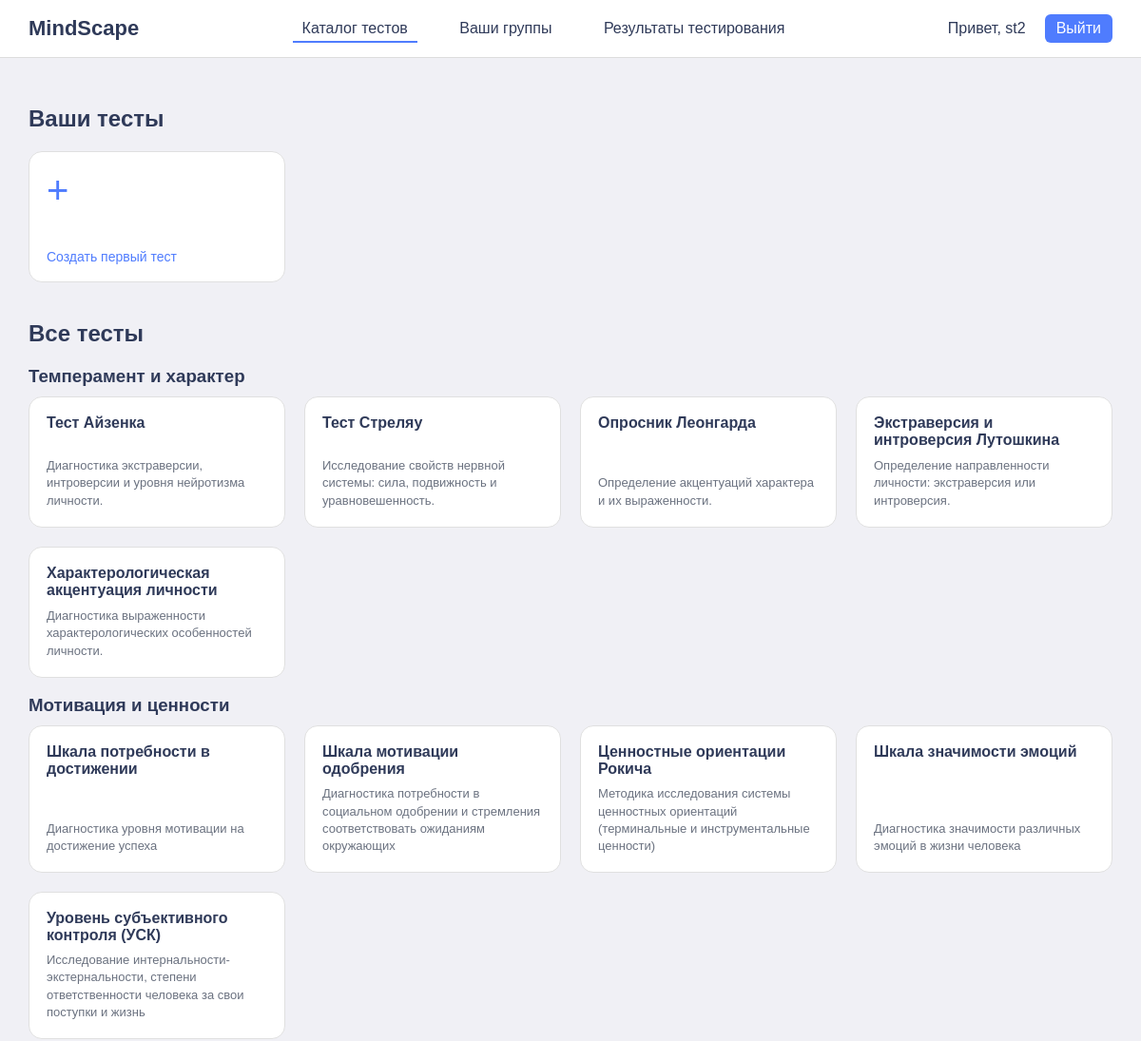
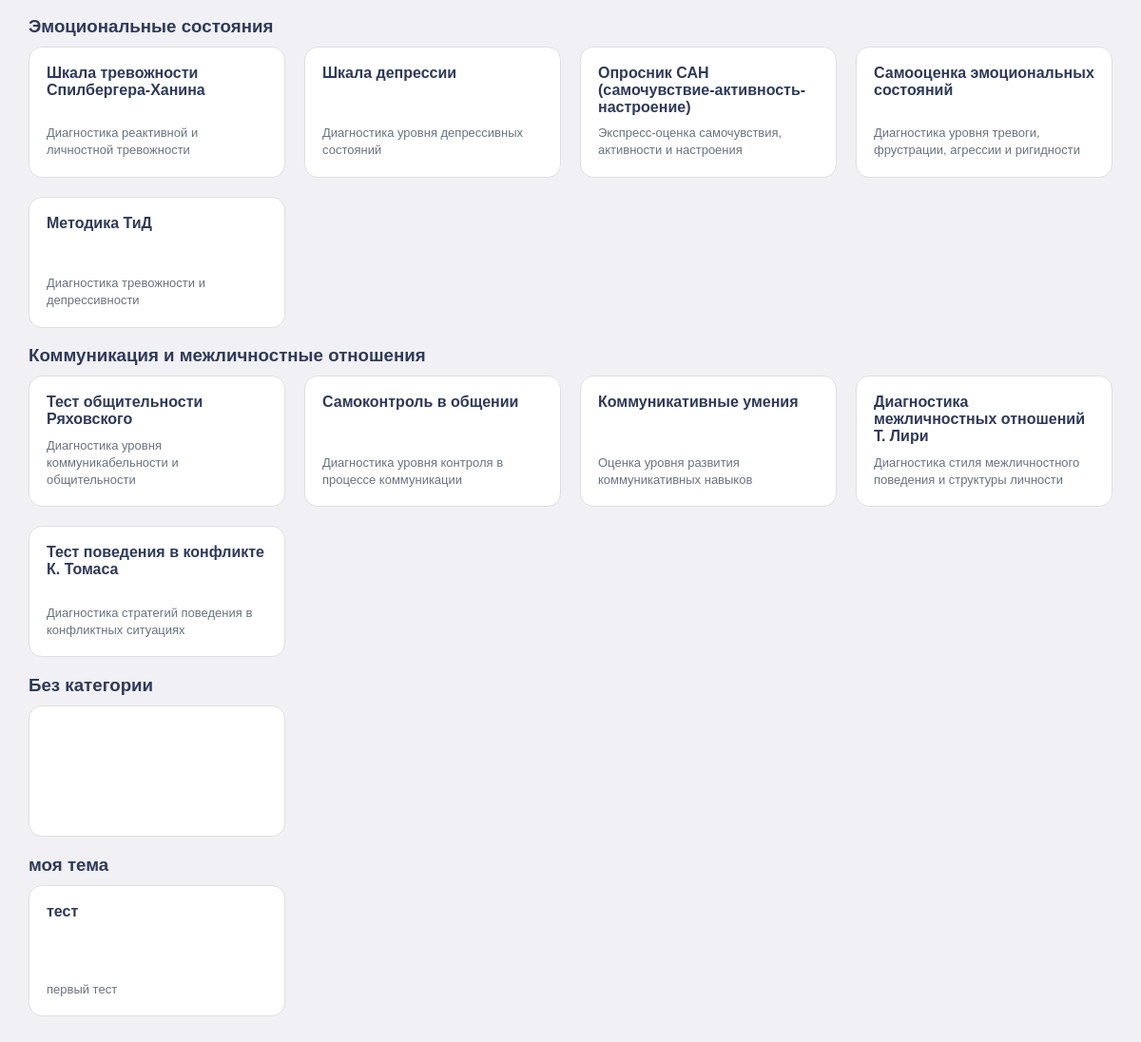
The app's page /teacher/teach (signed in) with its own data (2 pictures, top to bottom).
### tables this page shows
CREATE TABLE "tests" (
	"id"	INTEGER,
	"topic"	TEXT NOT NULL,
	"title"	TEXT NOT NULL,
	"is_active"	INTEGER DEFAULT 1,
	"description"	TEXT, visualization_type TEXT, author_id INTEGER, instruction TEXT,
	PRIMARY KEY("id" AUTOINCREMENT)
);

### app.py (the view)
@app.route('/teacher/teach')
def teach():
    if 'user_id' not in session:
        return redirect('/auth')
    conn = sqlite3.connect('database.db')
    conn.row_factory = sqlite3.Row
    cursor = conn.cursor()
    user_id = session['user_id']
    cursor.execute("""
        SELECT id, title, description, topic
        FROM tests
        WHERE author_id = ?
        AND is_active = 1
    """, (user_id,))
    teacher_tests = cursor.fetchall()
    cursor.execute("""
        SELECT id, title, description, topic
        FROM tests
        WHERE is_active = 1
    """)
    all_tests_raw = cursor.fetchall()
    conn.close()
    all_tests = {}
    for test in all_tests_raw:
        topic = test['topic'] or "Без категории"
        if topic not in all_tests:
            all_tests[topic] = []
        all_tests[topic].append(test)
    return render_template(
        "teacher/teach.html",
        username=session['username'],
        teacher_tests=teacher_tests,
        tests=all_tests
    )

### templates/teacher/teach.html (shortened to what this page needs)
<!DOCTYPE html>
<html lang="ru">
<head>
    <link rel="stylesheet" href="{{ url_for('static', filename='style/main.css') }}">
</head>
<body>
<header class="header">
    <div class="logo">MindScape</div>
    <nav class="nav">
        <a href="/teacher/teach" class="active">Каталог тестов</a>
        <a href="/teacher/groups">Ваши группы</a>
        <a href="/teacher/group_results">Результаты тестирования</a>
    </nav>
    <div class="user-panel">
        <span class="username">Привет, {{ username }}</span>
        <a href="/logout" class="logout">Выйти</a>
    </div>
</header>
<main>
    <h2>Ваши тесты</h2>
    <div class="tests">
    {% if teacher_tests %}
        <a href="/teacher/create_test_page" class="test-card create-card">
            <div class="plus">+</div>
            <div class="create-text">Создать тест</div>
        </a>
        {% for test in teacher_tests %}
            <!-- <a href="/test/{{ test.id }}" class="test-card">
                <div class="test-title">{{ test.title }}</div>
                <div class="test-topic">{{ test.topic }}</div>
                <div class="test-desc">{{ test.description }}</div>
            </a> -->
            <div class="test-card">
                <a href="/test/{{ test.id }}" class="test-link"></a>
                <div class="test-title">{{ test.title }}</div>
                <div class="test-topic">{{ test.topic }}</div>
                <div class="test-desc">{{ test.description }}</div>
                <div class="test-actions">
                    <a href="/teacher/edit_test/{{ test.id }}" class="btn edit-btn">✏️</a>
                    <a href="/teacher/delete_test/{{ test.id }}" class="btn delete-btn">🗑</a>
                </div>
            </div>
        {% endfor %}
    {% else %}
        <a href="/teacher/create_test_page" class="test-card create-card">
            <div class="plus">+</div>
            <div class="create-text">Создать первый тест</div>
        </a>
    {% endif %}
    </div>
    <h2 style="margin-top: 40px;">Все тесты</h2>
    {% for topic, test_list in tests.items() %}
        <div class="category">
            <h3>{{ topic }}</h3>
            <div class="tests">
                {% for test in test_list %}
                    <a href="/test/{{ test.id }}" class="test-card">
                        <div class="test-title">{{ test.title }}</div>
                        <div class="test-desc">{{ test.description }}</div>
                    </a>
                {% endfor %}
            </div>
        </div>
    {% endfor %}
</main>
</body>
</html>

### static/style/main.css (style rules this page uses)
body { font-family: Arial, sans-serif; margin: 0; background: #F0F0F5; color: #2F3A59; }
.header { background: white; display: flex; justify-content: space-between; align-items: center; padding: 15px 30px; border-bottom: 1px solid #ddd; }
.logo { font-size: 22px; font-weight: bold; }
.nav a { margin: 0 15px; text-decoration: none; color: #2F3A59; padding: 5px 10px; border-bottom: 2px solid transparent; transition: border-color 0.2s; }
.nav a.active { border-bottom: 2px solid #4F7CFE; }
.user-panel { display: flex; align-items: center; gap: 10px; }
.user-panel button, .logout { background: #4F7CFE; color: white; border: none; padding: 6px 12px; border-radius: 6px; cursor: pointer; text-decoration: none; }
.username { margin-right: 10px; }
main { padding: 30px; }
.category h3 { margin-bottom: 10px; }
.tests { display: grid; grid-template-columns: repeat(4, 1fr); gap: 20px; }
.test-card { background: white; border: 1px solid #e0e0e0; padding: 18px; border-radius: 14px; text-decoration: none; color: #2F3A59; display: flex; flex-direction: column; justify-content: space-between; min-height: 100px; transition: all 0.2s ease; }
.test-title { font-weight: bold; font-size: 16px; margin-bottom: 8px; }
.test-desc { font-size: 13px; color: #6b7280; line-height: 1.4; }
.plus { font-size: 40px; color: #4F7CFE; margin-bottom: 5px; }
.create-text { font-size: 14px; color: #4F7CFE; }
.create-card { min-height: 100px; }

### records on screen
tests: topic "Темперамент и характер", title "Тест Айзенка", description "Диагностика экстраверсии, интроверсии и уровня нейротизма личности."
tests: title "Тест Стреляу", description "Исследование свойств нервной системы: сила, подвижность и уравновешенность."
tests: title "Опросник Леонгарда", description "Определение акцентуаций характера и их выраженности."
tests: title "Экстраверсия и интроверсия Лутошкина", description "Определение направленности личности: экстраверсия или интроверсия."
tests: title "Характерологическая акцентуация личности", description "Диагностика выраженности характерологических особенностей личности."
tests: topic "Мотивация и ценности", title "Шкала потребности в достижении", description "Диагностика уровня мотивации на достижение успеха"
tests: title "Шкала мотивации одобрения", description "Диагностика потребности в социальном одобрении и стремления соответствовать ожиданиям окружающих"
tests: title "Ценностные ориентации Рокича", description "Методика исследования системы ценностных ориентаций (терминальные и инструментальные ценности)"
tests: title "Шкала значимости эмоций", description "Диагностика значимости различных эмоций в жизни человека"
tests: title "Уровень субъективного контроля (УСК)", description "Исследование интернальности-экстернальности, степени ответственности человека за свои поступки и жизнь"
tests: topic "Эмоциональные состояния", title "Шкала тревожности Спилбергера-Ханина", description "Диагностика реактивной и личностной тревожности"
tests: title "Шкала депрессии", description "Диагностика уровня депрессивных состояний"
tests: title "Опросник САН (самочувствие-активность-настроение)", description "Экспресс-оценка самочувствия, активности и настроения"
tests: title "Самооценка эмоциональных состояний", description "Диагностика уровня тревоги, фрустрации, агрессии и ригидности"
tests: title "Методика ТиД", description "Диагностика тревожности и депрессивности"
tests: topic "Коммуникация и межличностные отношения", title "Тест общительности Ряховского", description "Диагностика уровня коммуникабельности и общительности"
tests: title "Самоконтроль в общении", description "Диагностика уровня контроля в процессе коммуникации"
tests: title "Коммуникативные умения", description "Оценка уровня развития коммуникативных навыков"
tests: title "Диагностика межличностных отношений Т. Лири", description "Диагностика стиля межличностного поведения и структуры личности"
tests: title "Тест поведения в конфликте К. Томаса", description "Диагностика стратегий поведения в конфликтных ситуациях"
tests: topic "моя тема", title "тест", description "первый тест"

### other values on screen
{{ username }} "st2"
{{ topic }} "Без категории"
